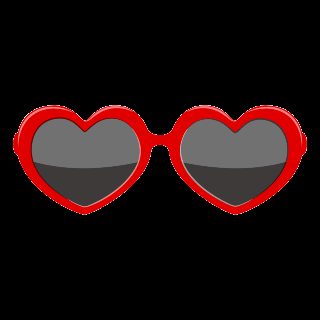
#> input picture t4.1.png, 320 x 320 px
$ python main.py
#> lines starting #> are read from the running program, lines starting #| are printed output that depends on the picture
import cv2
import cvzone

cap = cv2.VideoCapture(0) # 0 for webcam
cascade = cv2.CascadeClassifier('haarcascade_frontalface_default.xml') # face detection model
overlay = cv2.imread('t4.1.png', cv2.IMREAD_UNCHANGED) # overlay image
#> overlay is the input picture: shape (320, 320, 4); mean B, G, R, A 14.3, 14.3, 31.8, 55.8

while True:
    _, frame = cap.read() # read frame
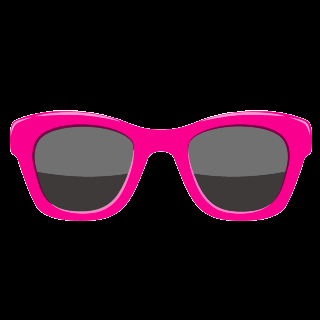
#> input picture t3.1.png, 320 x 320 px, given in place of the camera
#> frame is the input picture: shape (320, 320, 3); mean B, G, R 29, 14.8, 40.1
    gray_scale = cv2.cvtColor(frame, cv2.COLOR_BGR2GRAY) # convert to gray scale
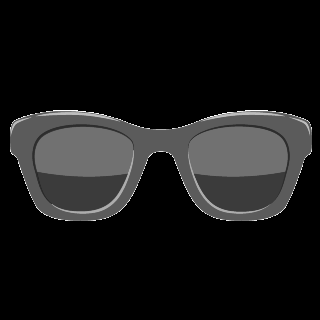
#> gray_scale: shape (320, 320); min 0, max 255, mean 23.9
    faces = cascade.detectMultiScale(gray_scale) # detect faces
#> faces = ()
    for x, y, w, h in faces: # draw rectangle around faces
        cv2.rectangle(frame, (x, y), (x+w, y+h), (0, 255, 0), 2) # draw rectangle
        overlay_resize = cv2.resize(overlay, (int(w*1.0), int(h*1.0))) # resize overlay image
        frame = cvzone.overlayPNG(frame, overlay_resize, [x, y-5]) # overlay image
#> this loop made 0 passes

    cv2.imshow('Frame', frame)
    key = cv2.waitKey(1)
#> (key Esc is pressed here)
    if key == 27:
        break
